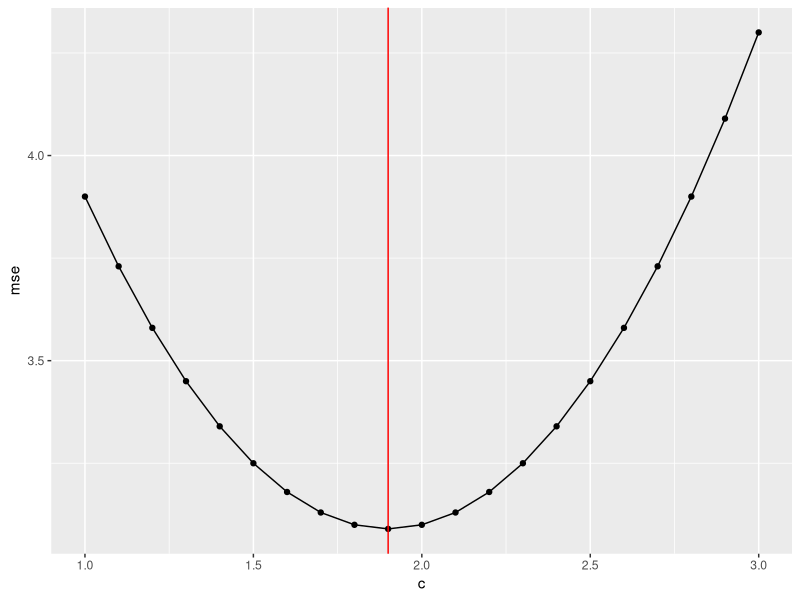
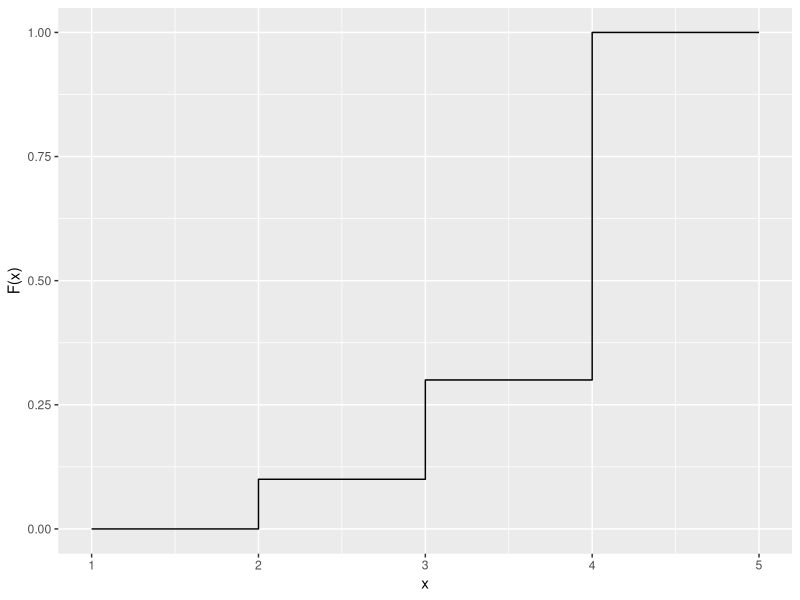
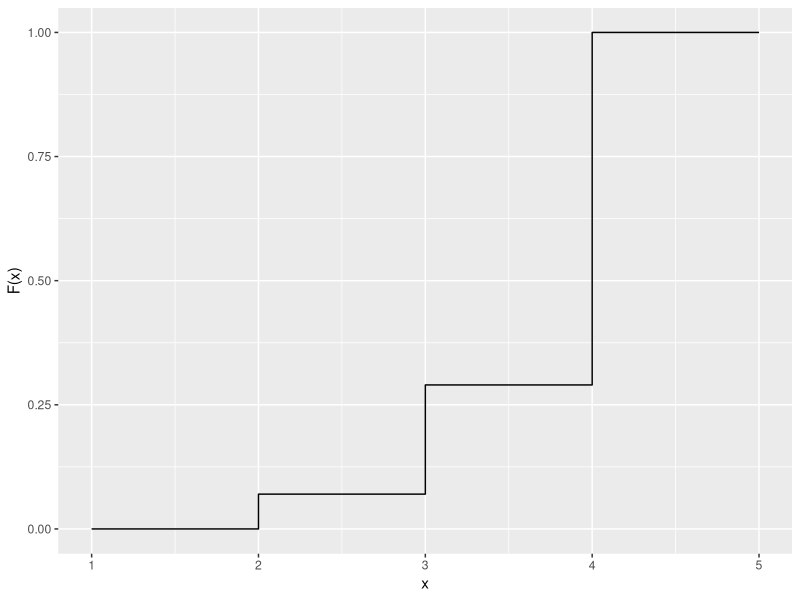
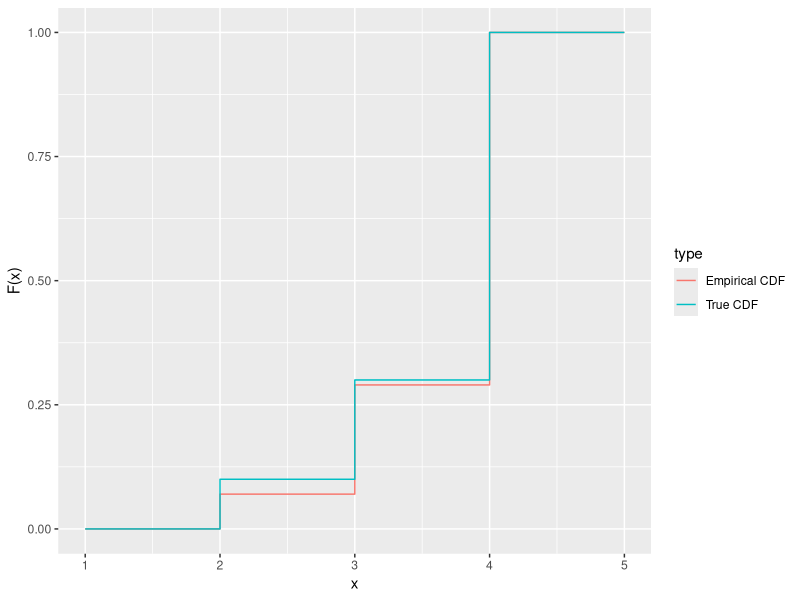

These charts were generated, in order, by the following R code:
## ---- chunk 1
knitr::opts_chunk$set(echo = TRUE)
library(tidyverse)
## ---- chunk 2
exp_func <- function(x, probs){
  sum(x * probs)
}
exp_func(x = c(0, 1, 4), probs = c(.3, .3, .4))
## ---- chunk 3
mse_func <- function(x, probs, c){
  sum(probs*(x - c)^2)
}
mse_func(x = c(0, 1, 4), probs = c(.3, .3, .4), c = 1)
mse_func(x = c(0, 1, 4), probs = c(.3, .3, .4), c = 2)
## ---- chunk 4
cs <- seq(1, 3, by = .1)
# tedious way 
mses <- c(mse_func(x = c(0, 1, 4), probs = c(.3, .3, .4), c = 1),
          mse_func(x = c(0, 1, 4), probs = c(.3, .3, .4), c = 1.1),
          mse_func(x = c(0, 1, 4), probs = c(.3, .3, .4), c = 1.2),
          mse_func(x = c(0, 1, 4), probs = c(.3, .3, .4), c = 1.3),
          mse_func(x = c(0, 1, 4), probs = c(.3, .3, .4), c = 1.4),
          mse_func(x = c(0, 1, 4), probs = c(.3, .3, .4), c = 1.5),
          mse_func(x = c(0, 1, 4), probs = c(.3, .3, .4), c = 1.6),
          mse_func(x = c(0, 1, 4), probs = c(.3, .3, .4), c = 1.7),
          mse_func(x = c(0, 1, 4), probs = c(.3, .3, .4), c = 1.8),
          mse_func(x = c(0, 1, 4), probs = c(.3, .3, .4), c = 1.9),
          mse_func(x = c(0, 1, 4), probs = c(.3, .3, .4), c = 2),
          mse_func(x = c(0, 1, 4), probs = c(.3, .3, .4), c = 2.1),
          mse_func(x = c(0, 1, 4), probs = c(.3, .3, .4), c = 2.2),
          mse_func(x = c(0, 1, 4), probs = c(.3, .3, .4), c = 2.3),
          mse_func(x = c(0, 1, 4), probs = c(.3, .3, .4), c = 2.4),
          mse_func(x = c(0, 1, 4), probs = c(.3, .3, .4), c = 2.5),
          mse_func(x = c(0, 1, 4), probs = c(.3, .3, .4), c = 2.6),
          mse_func(x = c(0, 1, 4), probs = c(.3, .3, .4), c = 2.7),
          mse_func(x = c(0, 1, 4), probs = c(.3, .3, .4), c = 2.8),
          mse_func(x = c(0, 1, 4), probs = c(.3, .3, .4), c = 2.9),
          mse_func(x = c(0, 1, 4), probs = c(.3, .3, .4), c = 2))
# less tedious ways 
mses <- sapply(cs, mse_func, x = c(0, 1, 4), probs = c(.3, .3, .4)) # base R
mses <- map_dbl(cs, mse_func, x = c(0, 1, 4), probs = c(.3, .3, .4)) # tidy
tibble(c = cs, mse = mses) |> 
  ggplot(aes(x = c, y = mse)) + 
  geom_point() + 
  geom_line() + 
  geom_vline(xintercept = 1.9, col = "red")
## ---- chunk 5
cdf <- tibble(x = c(1, 2, 2, 3, 3, 4, 4, 5),
       y = c(0, 0, .1, .1, .3, .3, 1, 1)) 
cdf |> 
  ggplot(aes(x = x, y = y)) +
  geom_path() + 
  labs(x = "x", y = "F(x)")
## ---- chunk 6
samp <- sample(c(2,3,4), size = 100, replace = T, prob = c(.1, .2, .7))
ecdf <- tibble(x = c(1, 2, 2, 3, 3, 4, 4, 5),
       y = c(0, 0, rep(mean(samp <= 2), 2), rep(mean(samp <= 3), 2), 1, 1))
ecdf |> 
  ggplot(aes(x = x, y = y)) +
  geom_path() + 
  labs(x = "x", y = "F(x)")
## ---- chunk 7
bind_rows(
  cdf |> mutate(type = "True CDF"),
  ecdf |> mutate(type = "Empirical CDF")
) |> 
  ggplot(aes(x = x, y = y, col = type)) +
  geom_path() + 
  labs(x = "x", y = "F(x)")
## ---- chunk 8
dat <- tibble(x = c(0, 1, 1, 1), y = c(0, 0, 1 , 1))
cov3 <- cov(dat$x, dat$y)
cov3
## ---- chunk 9
cov3*(nrow(dat)-1)/nrow(dat)
